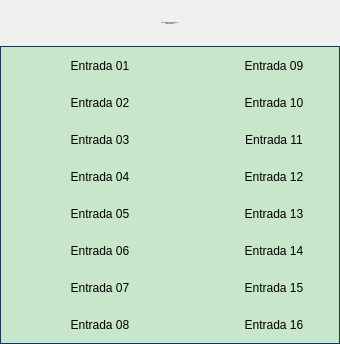
<?xml version="1.0" encoding="UTF-8"?>
<ui version="4.0">
 <class>Form</class>
 <widget class="QWidget" name="Form">
  <property name="geometry">
   <rect>
    <x>0</x>
    <y>0</y>
    <width>340</width>
    <height>344</height>
   </rect>
  </property>
  <property name="minimumSize">
   <size>
    <width>340</width>
    <height>340</height>
   </size>
  </property>
  <property name="maximumSize">
   <size>
    <width>340</width>
    <height>344</height>
   </size>
  </property>
  <property name="windowTitle">
   <string>Cartão 5069-IB16 01 Controladora Booster</string>
  </property>
  <layout class="QVBoxLayout" name="verticalLayout">
   <property name="spacing">
    <number>0</number>
   </property>
   <property name="leftMargin">
    <number>0</number>
   </property>
   <property name="topMargin">
    <number>0</number>
   </property>
   <property name="rightMargin">
    <number>0</number>
   </property>
   <property name="bottomMargin">
    <number>0</number>
   </property>
   <item>
    <layout class="QVBoxLayout" name="verticalLayout_2">
     <property name="spacing">
      <number>0</number>
     </property>
     <item>
      <widget class="PyDMLabel" name="PyDMLabel_17">
       <property name="font">
        <font>
         <pointsize>-1</pointsize>
        </font>
       </property>
       <property name="toolTip">
        <string/>
       </property>
       <property name="styleSheet">
        <string notr="true">PyDMLabel {
 qproperty-alignment: AlignCenter;
 border: 1px solid #FF17365D;
 background-color: #FF17365D;
 color: rgb(255, 255, 255);
 min-height: 45px;
 max-height: 45px;
 font-size: 14px;
}
</string>
       </property>
       <property name="text">
        <string>Falhas Hardware Cartão 5069-IB16 01
Controladora Booster</string>
       </property>
       <property name="alignment">
        <set>Qt::AlignCenter</set>
       </property>
      </widget>
     </item>
     <item>
      <widget class="QFrame" name="frame">
       <property name="styleSheet">
        <string notr="true">QFrame#frame{
     border: 1px solid #FF17365D;
	 background-color: #c8e6c9;
}

PyDMByteIndicator {
  min-height: 1.50em;
  max-height: 1.50em;
  min-width: 1.50em;
}</string>
       </property>
       <property name="frameShape">
        <enum>QFrame::StyledPanel</enum>
       </property>
       <property name="frameShadow">
        <enum>QFrame::Raised</enum>
       </property>
       <layout class="QVBoxLayout" name="verticalLayout_3">
        <property name="spacing">
         <number>0</number>
        </property>
        <property name="leftMargin">
         <number>0</number>
        </property>
        <property name="topMargin">
         <number>0</number>
        </property>
        <property name="rightMargin">
         <number>0</number>
        </property>
        <property name="bottomMargin">
         <number>0</number>
        </property>
        <item>
         <layout class="QGridLayout" name="gridLayout">
          <property name="leftMargin">
           <number>5</number>
          </property>
          <property name="topMargin">
           <number>5</number>
          </property>
          <property name="rightMargin">
           <number>5</number>
          </property>
          <property name="bottomMargin">
           <number>5</number>
          </property>
          <property name="horizontalSpacing">
           <number>0</number>
          </property>
          <property name="verticalSpacing">
           <number>10</number>
          </property>
          <item row="1" column="1">
           <widget class="PyDMLabel" name="PyDMLabel_2">
            <property name="sizePolicy">
             <sizepolicy hsizetype="Fixed" vsizetype="Fixed">
              <horstretch>0</horstretch>
              <verstretch>0</verstretch>
             </sizepolicy>
            </property>
            <property name="minimumSize">
             <size>
              <width>100</width>
              <height>25</height>
             </size>
            </property>
            <property name="maximumSize">
             <size>
              <width>100</width>
              <height>25</height>
             </size>
            </property>
            <property name="toolTip">
             <string/>
            </property>
            <property name="text">
             <string>Entrada 02</string>
            </property>
            <property name="alignment">
             <set>Qt::AlignCenter</set>
            </property>
           </widget>
          </item>
          <item row="4" column="0">
           <widget class="PyDMByteIndicator" name="PyDMByteIndicator_5">
            <property name="sizePolicy">
             <sizepolicy hsizetype="Fixed" vsizetype="Fixed">
              <horstretch>0</horstretch>
              <verstretch>0</verstretch>
             </sizepolicy>
            </property>
            <property name="minimumSize">
             <size>
              <width>27</width>
              <height>27</height>
             </size>
            </property>
            <property name="maximumSize">
             <size>
              <width>30</width>
              <height>27</height>
             </size>
            </property>
            <property name="toolTip">
             <string/>
            </property>
            <property name="channel" stdset="0">
             <string>ca://RA-RaBO02:RF-IntlkCtrl:InDig04-Mon.VAL</string>
            </property>
            <property name="onColor" stdset="0">
             <color>
              <red>255</red>
              <green>0</green>
              <blue>0</blue>
             </color>
            </property>
            <property name="offColor" stdset="0">
             <color>
              <red>0</red>
              <green>255</green>
              <blue>0</blue>
             </color>
            </property>
            <property name="showLabels" stdset="0">
             <bool>false</bool>
            </property>
            <property name="circles" stdset="0">
             <bool>true</bool>
            </property>
           </widget>
          </item>
          <item row="1" column="4">
           <widget class="PyDMLabel" name="PyDMLabel_10">
            <property name="sizePolicy">
             <sizepolicy hsizetype="Fixed" vsizetype="Fixed">
              <horstretch>0</horstretch>
              <verstretch>0</verstretch>
             </sizepolicy>
            </property>
            <property name="minimumSize">
             <size>
              <width>100</width>
              <height>25</height>
             </size>
            </property>
            <property name="maximumSize">
             <size>
              <width>100</width>
              <height>25</height>
             </size>
            </property>
            <property name="toolTip">
             <string/>
            </property>
            <property name="text">
             <string>Entrada 10</string>
            </property>
            <property name="alignment">
             <set>Qt::AlignCenter</set>
            </property>
           </widget>
          </item>
          <item row="0" column="3">
           <widget class="PyDMByteIndicator" name="PyDMByteIndicator_9">
            <property name="sizePolicy">
             <sizepolicy hsizetype="Fixed" vsizetype="Fixed">
              <horstretch>0</horstretch>
              <verstretch>0</verstretch>
             </sizepolicy>
            </property>
            <property name="minimumSize">
             <size>
              <width>27</width>
              <height>27</height>
             </size>
            </property>
            <property name="maximumSize">
             <size>
              <width>30</width>
              <height>27</height>
             </size>
            </property>
            <property name="toolTip">
             <string/>
            </property>
            <property name="alarmSensitiveContent" stdset="0">
             <bool>false</bool>
            </property>
            <property name="alarmSensitiveBorder" stdset="0">
             <bool>true</bool>
            </property>
            <property name="PyDMToolTip" stdset="0">
             <string/>
            </property>
            <property name="channel" stdset="0">
             <string>ca://RA-RaBO02:RF-IntlkCtrl:InDig08-Mon.VAL</string>
            </property>
            <property name="onColor" stdset="0">
             <color>
              <red>255</red>
              <green>0</green>
              <blue>0</blue>
             </color>
            </property>
            <property name="offColor" stdset="0">
             <color>
              <red>0</red>
              <green>255</green>
              <blue>0</blue>
             </color>
            </property>
            <property name="showLabels" stdset="0">
             <bool>false</bool>
            </property>
            <property name="bigEndian" stdset="0">
             <bool>false</bool>
            </property>
            <property name="circles" stdset="0">
             <bool>true</bool>
            </property>
            <property name="numBits" stdset="0">
             <number>1</number>
            </property>
            <property name="shift" stdset="0">
             <number>0</number>
            </property>
            <property name="labels" stdset="0">
             <stringlist>
              <string>Bit 0</string>
             </stringlist>
            </property>
           </widget>
          </item>
          <item row="3" column="0">
           <widget class="PyDMByteIndicator" name="PyDMByteIndicator_4">
            <property name="sizePolicy">
             <sizepolicy hsizetype="Fixed" vsizetype="Fixed">
              <horstretch>0</horstretch>
              <verstretch>0</verstretch>
             </sizepolicy>
            </property>
            <property name="minimumSize">
             <size>
              <width>27</width>
              <height>27</height>
             </size>
            </property>
            <property name="maximumSize">
             <size>
              <width>30</width>
              <height>27</height>
             </size>
            </property>
            <property name="toolTip">
             <string/>
            </property>
            <property name="channel" stdset="0">
             <string>ca://RA-RaBO02:RF-IntlkCtrl:InDig03-Mon.VAL</string>
            </property>
            <property name="onColor" stdset="0">
             <color>
              <red>255</red>
              <green>0</green>
              <blue>0</blue>
             </color>
            </property>
            <property name="offColor" stdset="0">
             <color>
              <red>0</red>
              <green>255</green>
              <blue>0</blue>
             </color>
            </property>
            <property name="showLabels" stdset="0">
             <bool>false</bool>
            </property>
            <property name="circles" stdset="0">
             <bool>true</bool>
            </property>
           </widget>
          </item>
          <item row="3" column="1">
           <widget class="PyDMLabel" name="PyDMLabel_4">
            <property name="sizePolicy">
             <sizepolicy hsizetype="Fixed" vsizetype="Fixed">
              <horstretch>0</horstretch>
              <verstretch>0</verstretch>
             </sizepolicy>
            </property>
            <property name="minimumSize">
             <size>
              <width>100</width>
              <height>25</height>
             </size>
            </property>
            <property name="maximumSize">
             <size>
              <width>100</width>
              <height>25</height>
             </size>
            </property>
            <property name="toolTip">
             <string/>
            </property>
            <property name="text">
             <string>Entrada 04</string>
            </property>
            <property name="alignment">
             <set>Qt::AlignCenter</set>
            </property>
           </widget>
          </item>
          <item row="7" column="0">
           <widget class="PyDMByteIndicator" name="PyDMByteIndicator_8">
            <property name="sizePolicy">
             <sizepolicy hsizetype="Fixed" vsizetype="Fixed">
              <horstretch>0</horstretch>
              <verstretch>0</verstretch>
             </sizepolicy>
            </property>
            <property name="minimumSize">
             <size>
              <width>27</width>
              <height>27</height>
             </size>
            </property>
            <property name="maximumSize">
             <size>
              <width>30</width>
              <height>27</height>
             </size>
            </property>
            <property name="toolTip">
             <string/>
            </property>
            <property name="channel" stdset="0">
             <string>ca://RA-RaBO02:RF-IntlkCtrl:InDig07-Mon.VAL</string>
            </property>
            <property name="onColor" stdset="0">
             <color>
              <red>255</red>
              <green>0</green>
              <blue>0</blue>
             </color>
            </property>
            <property name="offColor" stdset="0">
             <color>
              <red>0</red>
              <green>255</green>
              <blue>0</blue>
             </color>
            </property>
            <property name="showLabels" stdset="0">
             <bool>false</bool>
            </property>
            <property name="circles" stdset="0">
             <bool>true</bool>
            </property>
           </widget>
          </item>
          <item row="0" column="2" rowspan="8">
           <spacer name="verticalSpacer">
            <property name="orientation">
             <enum>Qt::Vertical</enum>
            </property>
            <property name="sizeHint" stdset="0">
             <size>
              <width>30</width>
              <height>40</height>
             </size>
            </property>
           </spacer>
          </item>
          <item row="3" column="3">
           <widget class="PyDMByteIndicator" name="PyDMByteIndicator_12">
            <property name="sizePolicy">
             <sizepolicy hsizetype="Fixed" vsizetype="Fixed">
              <horstretch>0</horstretch>
              <verstretch>0</verstretch>
             </sizepolicy>
            </property>
            <property name="minimumSize">
             <size>
              <width>27</width>
              <height>27</height>
             </size>
            </property>
            <property name="maximumSize">
             <size>
              <width>30</width>
              <height>27</height>
             </size>
            </property>
            <property name="toolTip">
             <string/>
            </property>
            <property name="channel" stdset="0">
             <string>ca://RA-RaBO02:RF-IntlkCtrl:InDig11-Mon.VAL</string>
            </property>
            <property name="onColor" stdset="0">
             <color>
              <red>255</red>
              <green>0</green>
              <blue>0</blue>
             </color>
            </property>
            <property name="offColor" stdset="0">
             <color>
              <red>0</red>
              <green>255</green>
              <blue>0</blue>
             </color>
            </property>
            <property name="showLabels" stdset="0">
             <bool>false</bool>
            </property>
            <property name="circles" stdset="0">
             <bool>true</bool>
            </property>
           </widget>
          </item>
          <item row="1" column="3">
           <widget class="PyDMByteIndicator" name="PyDMByteIndicator_10">
            <property name="sizePolicy">
             <sizepolicy hsizetype="Fixed" vsizetype="Fixed">
              <horstretch>0</horstretch>
              <verstretch>0</verstretch>
             </sizepolicy>
            </property>
            <property name="minimumSize">
             <size>
              <width>27</width>
              <height>27</height>
             </size>
            </property>
            <property name="maximumSize">
             <size>
              <width>30</width>
              <height>27</height>
             </size>
            </property>
            <property name="toolTip">
             <string/>
            </property>
            <property name="channel" stdset="0">
             <string>ca://RA-RaBO02:RF-IntlkCtrl:InDig09-Mon.VAL</string>
            </property>
            <property name="onColor" stdset="0">
             <color>
              <red>255</red>
              <green>0</green>
              <blue>0</blue>
             </color>
            </property>
            <property name="offColor" stdset="0">
             <color>
              <red>0</red>
              <green>255</green>
              <blue>0</blue>
             </color>
            </property>
            <property name="showLabels" stdset="0">
             <bool>false</bool>
            </property>
            <property name="circles" stdset="0">
             <bool>true</bool>
            </property>
           </widget>
          </item>
          <item row="0" column="0">
           <widget class="PyDMByteIndicator" name="PyDMByteIndicator">
            <property name="sizePolicy">
             <sizepolicy hsizetype="Fixed" vsizetype="Fixed">
              <horstretch>0</horstretch>
              <verstretch>0</verstretch>
             </sizepolicy>
            </property>
            <property name="minimumSize">
             <size>
              <width>27</width>
              <height>27</height>
             </size>
            </property>
            <property name="maximumSize">
             <size>
              <width>30</width>
              <height>27</height>
             </size>
            </property>
            <property name="toolTip">
             <string/>
            </property>
            <property name="channel" stdset="0">
             <string>ca://RA-RaBO02:RF-IntlkCtrl:InDig00-Mon.VAL</string>
            </property>
            <property name="onColor" stdset="0">
             <color>
              <red>255</red>
              <green>0</green>
              <blue>0</blue>
             </color>
            </property>
            <property name="offColor" stdset="0">
             <color>
              <red>0</red>
              <green>255</green>
              <blue>0</blue>
             </color>
            </property>
            <property name="showLabels" stdset="0">
             <bool>false</bool>
            </property>
            <property name="circles" stdset="0">
             <bool>true</bool>
            </property>
            <property name="labelPosition" stdset="0">
             <enum>QTabWidget::East</enum>
            </property>
           </widget>
          </item>
          <item row="6" column="4">
           <widget class="PyDMLabel" name="PyDMLabel_15">
            <property name="sizePolicy">
             <sizepolicy hsizetype="Fixed" vsizetype="Fixed">
              <horstretch>0</horstretch>
              <verstretch>0</verstretch>
             </sizepolicy>
            </property>
            <property name="minimumSize">
             <size>
              <width>100</width>
              <height>25</height>
             </size>
            </property>
            <property name="maximumSize">
             <size>
              <width>100</width>
              <height>25</height>
             </size>
            </property>
            <property name="toolTip">
             <string/>
            </property>
            <property name="text">
             <string>Entrada 15</string>
            </property>
            <property name="alignment">
             <set>Qt::AlignCenter</set>
            </property>
           </widget>
          </item>
          <item row="6" column="1">
           <widget class="PyDMLabel" name="PyDMLabel_7">
            <property name="sizePolicy">
             <sizepolicy hsizetype="Fixed" vsizetype="Fixed">
              <horstretch>0</horstretch>
              <verstretch>0</verstretch>
             </sizepolicy>
            </property>
            <property name="minimumSize">
             <size>
              <width>100</width>
              <height>25</height>
             </size>
            </property>
            <property name="maximumSize">
             <size>
              <width>100</width>
              <height>25</height>
             </size>
            </property>
            <property name="toolTip">
             <string/>
            </property>
            <property name="text">
             <string>Entrada 07</string>
            </property>
            <property name="alignment">
             <set>Qt::AlignCenter</set>
            </property>
           </widget>
          </item>
          <item row="0" column="4">
           <widget class="PyDMLabel" name="PyDMLabel_9">
            <property name="sizePolicy">
             <sizepolicy hsizetype="Fixed" vsizetype="Fixed">
              <horstretch>0</horstretch>
              <verstretch>0</verstretch>
             </sizepolicy>
            </property>
            <property name="minimumSize">
             <size>
              <width>100</width>
              <height>25</height>
             </size>
            </property>
            <property name="maximumSize">
             <size>
              <width>100</width>
              <height>25</height>
             </size>
            </property>
            <property name="toolTip">
             <string/>
            </property>
            <property name="text">
             <string>Entrada 09</string>
            </property>
            <property name="alignment">
             <set>Qt::AlignCenter</set>
            </property>
           </widget>
          </item>
          <item row="2" column="4">
           <widget class="PyDMLabel" name="PyDMLabel_11">
            <property name="sizePolicy">
             <sizepolicy hsizetype="Fixed" vsizetype="Fixed">
              <horstretch>0</horstretch>
              <verstretch>0</verstretch>
             </sizepolicy>
            </property>
            <property name="minimumSize">
             <size>
              <width>100</width>
              <height>25</height>
             </size>
            </property>
            <property name="maximumSize">
             <size>
              <width>100</width>
              <height>25</height>
             </size>
            </property>
            <property name="toolTip">
             <string/>
            </property>
            <property name="text">
             <string>Entrada 11</string>
            </property>
            <property name="alignment">
             <set>Qt::AlignCenter</set>
            </property>
           </widget>
          </item>
          <item row="5" column="1">
           <widget class="PyDMLabel" name="PyDMLabel_6">
            <property name="sizePolicy">
             <sizepolicy hsizetype="Fixed" vsizetype="Fixed">
              <horstretch>0</horstretch>
              <verstretch>0</verstretch>
             </sizepolicy>
            </property>
            <property name="minimumSize">
             <size>
              <width>100</width>
              <height>25</height>
             </size>
            </property>
            <property name="maximumSize">
             <size>
              <width>100</width>
              <height>25</height>
             </size>
            </property>
            <property name="toolTip">
             <string/>
            </property>
            <property name="text">
             <string>Entrada 06</string>
            </property>
            <property name="alignment">
             <set>Qt::AlignCenter</set>
            </property>
           </widget>
          </item>
          <item row="1" column="0">
           <widget class="PyDMByteIndicator" name="PyDMByteIndicator_2">
            <property name="sizePolicy">
             <sizepolicy hsizetype="Fixed" vsizetype="Fixed">
              <horstretch>0</horstretch>
              <verstretch>0</verstretch>
             </sizepolicy>
            </property>
            <property name="minimumSize">
             <size>
              <width>27</width>
              <height>27</height>
             </size>
            </property>
            <property name="maximumSize">
             <size>
              <width>30</width>
              <height>27</height>
             </size>
            </property>
            <property name="toolTip">
             <string/>
            </property>
            <property name="channel" stdset="0">
             <string>ca://RA-RaBO02:RF-IntlkCtrl:InDig01-Mon.VAL</string>
            </property>
            <property name="onColor" stdset="0">
             <color>
              <red>255</red>
              <green>0</green>
              <blue>0</blue>
             </color>
            </property>
            <property name="offColor" stdset="0">
             <color>
              <red>0</red>
              <green>255</green>
              <blue>0</blue>
             </color>
            </property>
            <property name="showLabels" stdset="0">
             <bool>false</bool>
            </property>
            <property name="circles" stdset="0">
             <bool>true</bool>
            </property>
           </widget>
          </item>
          <item row="0" column="1">
           <widget class="PyDMLabel" name="PyDMLabel">
            <property name="sizePolicy">
             <sizepolicy hsizetype="Fixed" vsizetype="Fixed">
              <horstretch>0</horstretch>
              <verstretch>0</verstretch>
             </sizepolicy>
            </property>
            <property name="minimumSize">
             <size>
              <width>100</width>
              <height>25</height>
             </size>
            </property>
            <property name="maximumSize">
             <size>
              <width>100</width>
              <height>25</height>
             </size>
            </property>
            <property name="toolTip">
             <string/>
            </property>
            <property name="text">
             <string>Entrada 01</string>
            </property>
            <property name="alignment">
             <set>Qt::AlignCenter</set>
            </property>
            <property name="channel" stdset="0">
             <string/>
            </property>
           </widget>
          </item>
          <item row="6" column="0">
           <widget class="PyDMByteIndicator" name="PyDMByteIndicator_7">
            <property name="sizePolicy">
             <sizepolicy hsizetype="Fixed" vsizetype="Fixed">
              <horstretch>0</horstretch>
              <verstretch>0</verstretch>
             </sizepolicy>
            </property>
            <property name="minimumSize">
             <size>
              <width>27</width>
              <height>27</height>
             </size>
            </property>
            <property name="maximumSize">
             <size>
              <width>30</width>
              <height>27</height>
             </size>
            </property>
            <property name="toolTip">
             <string/>
            </property>
            <property name="channel" stdset="0">
             <string>ca://RA-RaBO02:RF-IntlkCtrl:InDig06-Mon.VAL</string>
            </property>
            <property name="onColor" stdset="0">
             <color>
              <red>255</red>
              <green>0</green>
              <blue>0</blue>
             </color>
            </property>
            <property name="offColor" stdset="0">
             <color>
              <red>0</red>
              <green>255</green>
              <blue>0</blue>
             </color>
            </property>
            <property name="orientation" stdset="0">
             <enum>Qt::Vertical</enum>
            </property>
            <property name="showLabels" stdset="0">
             <bool>false</bool>
            </property>
            <property name="circles" stdset="0">
             <bool>true</bool>
            </property>
           </widget>
          </item>
          <item row="4" column="1">
           <widget class="PyDMLabel" name="PyDMLabel_5">
            <property name="sizePolicy">
             <sizepolicy hsizetype="Fixed" vsizetype="Fixed">
              <horstretch>0</horstretch>
              <verstretch>0</verstretch>
             </sizepolicy>
            </property>
            <property name="minimumSize">
             <size>
              <width>100</width>
              <height>25</height>
             </size>
            </property>
            <property name="maximumSize">
             <size>
              <width>100</width>
              <height>25</height>
             </size>
            </property>
            <property name="toolTip">
             <string/>
            </property>
            <property name="text">
             <string>Entrada 05</string>
            </property>
            <property name="alignment">
             <set>Qt::AlignCenter</set>
            </property>
           </widget>
          </item>
          <item row="3" column="4">
           <widget class="PyDMLabel" name="PyDMLabel_12">
            <property name="sizePolicy">
             <sizepolicy hsizetype="Fixed" vsizetype="Fixed">
              <horstretch>0</horstretch>
              <verstretch>0</verstretch>
             </sizepolicy>
            </property>
            <property name="minimumSize">
             <size>
              <width>100</width>
              <height>25</height>
             </size>
            </property>
            <property name="maximumSize">
             <size>
              <width>100</width>
              <height>25</height>
             </size>
            </property>
            <property name="toolTip">
             <string/>
            </property>
            <property name="text">
             <string>Entrada 12</string>
            </property>
            <property name="alignment">
             <set>Qt::AlignCenter</set>
            </property>
           </widget>
          </item>
          <item row="2" column="3">
           <widget class="PyDMByteIndicator" name="PyDMByteIndicator_11">
            <property name="sizePolicy">
             <sizepolicy hsizetype="Fixed" vsizetype="Fixed">
              <horstretch>0</horstretch>
              <verstretch>0</verstretch>
             </sizepolicy>
            </property>
            <property name="minimumSize">
             <size>
              <width>27</width>
              <height>27</height>
             </size>
            </property>
            <property name="maximumSize">
             <size>
              <width>30</width>
              <height>27</height>
             </size>
            </property>
            <property name="toolTip">
             <string/>
            </property>
            <property name="channel" stdset="0">
             <string>ca://RA-RaBO02:RF-IntlkCtrl:InDig10-Mon.VAL</string>
            </property>
            <property name="onColor" stdset="0">
             <color>
              <red>255</red>
              <green>0</green>
              <blue>0</blue>
             </color>
            </property>
            <property name="offColor" stdset="0">
             <color>
              <red>0</red>
              <green>255</green>
              <blue>0</blue>
             </color>
            </property>
            <property name="showLabels" stdset="0">
             <bool>false</bool>
            </property>
            <property name="circles" stdset="0">
             <bool>true</bool>
            </property>
           </widget>
          </item>
          <item row="2" column="0">
           <widget class="PyDMByteIndicator" name="PyDMByteIndicator_3">
            <property name="sizePolicy">
             <sizepolicy hsizetype="Fixed" vsizetype="Fixed">
              <horstretch>0</horstretch>
              <verstretch>0</verstretch>
             </sizepolicy>
            </property>
            <property name="minimumSize">
             <size>
              <width>27</width>
              <height>27</height>
             </size>
            </property>
            <property name="maximumSize">
             <size>
              <width>30</width>
              <height>27</height>
             </size>
            </property>
            <property name="toolTip">
             <string/>
            </property>
            <property name="channel" stdset="0">
             <string>ca://RA-RaBO02:RF-IntlkCtrl:InDig02-Mon.VAL</string>
            </property>
            <property name="onColor" stdset="0">
             <color>
              <red>255</red>
              <green>0</green>
              <blue>0</blue>
             </color>
            </property>
            <property name="offColor" stdset="0">
             <color>
              <red>0</red>
              <green>255</green>
              <blue>0</blue>
             </color>
            </property>
            <property name="showLabels" stdset="0">
             <bool>false</bool>
            </property>
            <property name="circles" stdset="0">
             <bool>true</bool>
            </property>
           </widget>
          </item>
          <item row="4" column="3">
           <widget class="PyDMByteIndicator" name="PyDMByteIndicator_13">
            <property name="sizePolicy">
             <sizepolicy hsizetype="Fixed" vsizetype="Fixed">
              <horstretch>0</horstretch>
              <verstretch>0</verstretch>
             </sizepolicy>
            </property>
            <property name="minimumSize">
             <size>
              <width>27</width>
              <height>27</height>
             </size>
            </property>
            <property name="maximumSize">
             <size>
              <width>30</width>
              <height>27</height>
             </size>
            </property>
            <property name="toolTip">
             <string/>
            </property>
            <property name="channel" stdset="0">
             <string>ca://RA-RaBO02:RF-IntlkCtrl:InDig12-Mon.VAL</string>
            </property>
            <property name="onColor" stdset="0">
             <color>
              <red>255</red>
              <green>0</green>
              <blue>0</blue>
             </color>
            </property>
            <property name="offColor" stdset="0">
             <color>
              <red>0</red>
              <green>255</green>
              <blue>0</blue>
             </color>
            </property>
            <property name="showLabels" stdset="0">
             <bool>false</bool>
            </property>
            <property name="circles" stdset="0">
             <bool>true</bool>
            </property>
           </widget>
          </item>
          <item row="2" column="1">
           <widget class="PyDMLabel" name="PyDMLabel_3">
            <property name="sizePolicy">
             <sizepolicy hsizetype="Fixed" vsizetype="Fixed">
              <horstretch>0</horstretch>
              <verstretch>0</verstretch>
             </sizepolicy>
            </property>
            <property name="minimumSize">
             <size>
              <width>100</width>
              <height>25</height>
             </size>
            </property>
            <property name="maximumSize">
             <size>
              <width>100</width>
              <height>25</height>
             </size>
            </property>
            <property name="toolTip">
             <string/>
            </property>
            <property name="text">
             <string>Entrada 03</string>
            </property>
            <property name="alignment">
             <set>Qt::AlignCenter</set>
            </property>
           </widget>
          </item>
          <item row="5" column="3">
           <widget class="PyDMByteIndicator" name="PyDMByteIndicator_14">
            <property name="sizePolicy">
             <sizepolicy hsizetype="Fixed" vsizetype="Fixed">
              <horstretch>0</horstretch>
              <verstretch>0</verstretch>
             </sizepolicy>
            </property>
            <property name="minimumSize">
             <size>
              <width>27</width>
              <height>27</height>
             </size>
            </property>
            <property name="maximumSize">
             <size>
              <width>30</width>
              <height>27</height>
             </size>
            </property>
            <property name="toolTip">
             <string/>
            </property>
            <property name="channel" stdset="0">
             <string>ca://RA-RaBO02:RF-IntlkCtrl:InDig13-Mon.VAL</string>
            </property>
            <property name="onColor" stdset="0">
             <color>
              <red>255</red>
              <green>0</green>
              <blue>0</blue>
             </color>
            </property>
            <property name="offColor" stdset="0">
             <color>
              <red>0</red>
              <green>255</green>
              <blue>0</blue>
             </color>
            </property>
            <property name="showLabels" stdset="0">
             <bool>false</bool>
            </property>
            <property name="circles" stdset="0">
             <bool>true</bool>
            </property>
           </widget>
          </item>
          <item row="7" column="3">
           <widget class="PyDMByteIndicator" name="PyDMByteIndicator_16">
            <property name="sizePolicy">
             <sizepolicy hsizetype="Fixed" vsizetype="Fixed">
              <horstretch>0</horstretch>
              <verstretch>0</verstretch>
             </sizepolicy>
            </property>
            <property name="minimumSize">
             <size>
              <width>27</width>
              <height>27</height>
             </size>
            </property>
            <property name="maximumSize">
             <size>
              <width>30</width>
              <height>27</height>
             </size>
            </property>
            <property name="toolTip">
             <string/>
            </property>
            <property name="channel" stdset="0">
             <string>ca://RA-RaBO02:RF-IntlkCtrl:InDig15-Mon.VAL</string>
            </property>
            <property name="onColor" stdset="0">
             <color>
              <red>255</red>
              <green>0</green>
              <blue>0</blue>
             </color>
            </property>
            <property name="offColor" stdset="0">
             <color>
              <red>0</red>
              <green>255</green>
              <blue>0</blue>
             </color>
            </property>
            <property name="showLabels" stdset="0">
             <bool>false</bool>
            </property>
            <property name="circles" stdset="0">
             <bool>true</bool>
            </property>
           </widget>
          </item>
          <item row="6" column="3">
           <widget class="PyDMByteIndicator" name="PyDMByteIndicator_15">
            <property name="sizePolicy">
             <sizepolicy hsizetype="Fixed" vsizetype="Fixed">
              <horstretch>0</horstretch>
              <verstretch>0</verstretch>
             </sizepolicy>
            </property>
            <property name="minimumSize">
             <size>
              <width>27</width>
              <height>27</height>
             </size>
            </property>
            <property name="maximumSize">
             <size>
              <width>30</width>
              <height>27</height>
             </size>
            </property>
            <property name="toolTip">
             <string/>
            </property>
            <property name="channel" stdset="0">
             <string>ca://RA-RaBO02:RF-IntlkCtrl:InDig14-Mon.VAL</string>
            </property>
            <property name="onColor" stdset="0">
             <color>
              <red>255</red>
              <green>0</green>
              <blue>0</blue>
             </color>
            </property>
            <property name="offColor" stdset="0">
             <color>
              <red>0</red>
              <green>255</green>
              <blue>0</blue>
             </color>
            </property>
            <property name="showLabels" stdset="0">
             <bool>false</bool>
            </property>
            <property name="circles" stdset="0">
             <bool>true</bool>
            </property>
           </widget>
          </item>
          <item row="5" column="0">
           <widget class="PyDMByteIndicator" name="PyDMByteIndicator_6">
            <property name="sizePolicy">
             <sizepolicy hsizetype="Fixed" vsizetype="Fixed">
              <horstretch>0</horstretch>
              <verstretch>0</verstretch>
             </sizepolicy>
            </property>
            <property name="minimumSize">
             <size>
              <width>27</width>
              <height>27</height>
             </size>
            </property>
            <property name="maximumSize">
             <size>
              <width>30</width>
              <height>27</height>
             </size>
            </property>
            <property name="toolTip">
             <string/>
            </property>
            <property name="channel" stdset="0">
             <string>ca://RA-RaBO02:RF-IntlkCtrl:InDig05-Mon.VAL</string>
            </property>
            <property name="onColor" stdset="0">
             <color>
              <red>255</red>
              <green>0</green>
              <blue>0</blue>
             </color>
            </property>
            <property name="offColor" stdset="0">
             <color>
              <red>0</red>
              <green>255</green>
              <blue>0</blue>
             </color>
            </property>
            <property name="showLabels" stdset="0">
             <bool>false</bool>
            </property>
            <property name="circles" stdset="0">
             <bool>true</bool>
            </property>
           </widget>
          </item>
          <item row="5" column="4">
           <widget class="PyDMLabel" name="PyDMLabel_14">
            <property name="sizePolicy">
             <sizepolicy hsizetype="Fixed" vsizetype="Fixed">
              <horstretch>0</horstretch>
              <verstretch>0</verstretch>
             </sizepolicy>
            </property>
            <property name="minimumSize">
             <size>
              <width>100</width>
              <height>25</height>
             </size>
            </property>
            <property name="maximumSize">
             <size>
              <width>100</width>
              <height>25</height>
             </size>
            </property>
            <property name="toolTip">
             <string/>
            </property>
            <property name="text">
             <string>Entrada 14</string>
            </property>
            <property name="alignment">
             <set>Qt::AlignCenter</set>
            </property>
           </widget>
          </item>
          <item row="7" column="4">
           <widget class="PyDMLabel" name="PyDMLabel_16">
            <property name="sizePolicy">
             <sizepolicy hsizetype="Fixed" vsizetype="Fixed">
              <horstretch>0</horstretch>
              <verstretch>0</verstretch>
             </sizepolicy>
            </property>
            <property name="minimumSize">
             <size>
              <width>100</width>
              <height>25</height>
             </size>
            </property>
            <property name="maximumSize">
             <size>
              <width>100</width>
              <height>25</height>
             </size>
            </property>
            <property name="toolTip">
             <string/>
            </property>
            <property name="text">
             <string>Entrada 16</string>
            </property>
            <property name="alignment">
             <set>Qt::AlignCenter</set>
            </property>
           </widget>
          </item>
          <item row="4" column="4">
           <widget class="PyDMLabel" name="PyDMLabel_13">
            <property name="sizePolicy">
             <sizepolicy hsizetype="Fixed" vsizetype="Fixed">
              <horstretch>0</horstretch>
              <verstretch>0</verstretch>
             </sizepolicy>
            </property>
            <property name="minimumSize">
             <size>
              <width>100</width>
              <height>25</height>
             </size>
            </property>
            <property name="maximumSize">
             <size>
              <width>100</width>
              <height>25</height>
             </size>
            </property>
            <property name="toolTip">
             <string/>
            </property>
            <property name="text">
             <string>Entrada 13</string>
            </property>
            <property name="alignment">
             <set>Qt::AlignCenter</set>
            </property>
           </widget>
          </item>
          <item row="7" column="1">
           <widget class="PyDMLabel" name="PyDMLabel_8">
            <property name="sizePolicy">
             <sizepolicy hsizetype="Fixed" vsizetype="Fixed">
              <horstretch>0</horstretch>
              <verstretch>0</verstretch>
             </sizepolicy>
            </property>
            <property name="minimumSize">
             <size>
              <width>100</width>
              <height>25</height>
             </size>
            </property>
            <property name="maximumSize">
             <size>
              <width>100</width>
              <height>25</height>
             </size>
            </property>
            <property name="toolTip">
             <string/>
            </property>
            <property name="text">
             <string>Entrada 08</string>
            </property>
            <property name="alignment">
             <set>Qt::AlignCenter</set>
            </property>
           </widget>
          </item>
         </layout>
        </item>
       </layout>
      </widget>
     </item>
    </layout>
   </item>
  </layout>
 </widget>
 <customwidgets>
  <customwidget>
   <class>PyDMLabel</class>
   <extends>QLabel</extends>
   <header>pydm.widgets.label</header>
  </customwidget>
  <customwidget>
   <class>PyDMByteIndicator</class>
   <extends>QWidget</extends>
   <header>pydm.widgets.byte</header>
  </customwidget>
 </customwidgets>
 <resources/>
 <connections/>
</ui>
